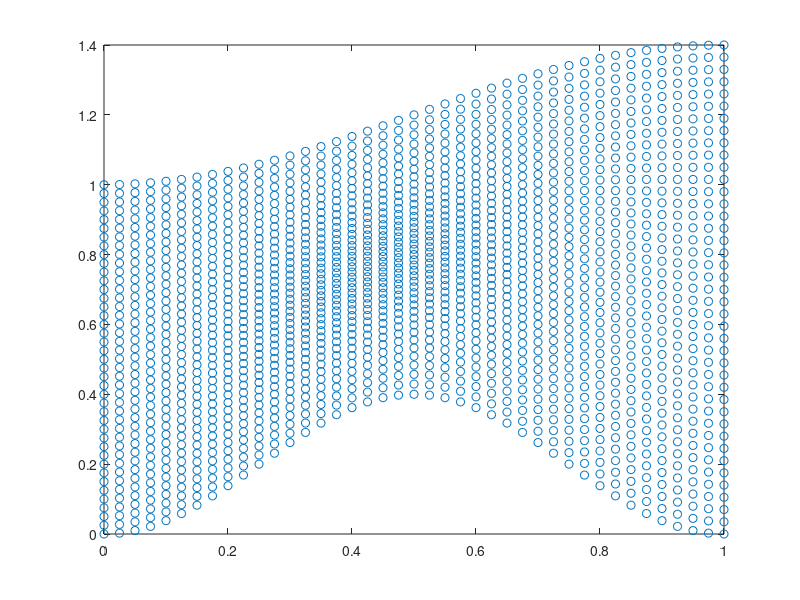

Source code (MATLAB):
% Question 2, MATH-228b HW 1
clear all

xi = linspace(0, 1, 41);
eta = linspace(0, 1, 41);
T = 0.5;

[XI, ETA] = meshgrid(xi, eta);

a1 = @(xi) 2*xi^3 - 3*xi^2 + 1;
a2 = @(xi) 3*xi^2 -2*xi^3;
a3 = @(xi) xi^3 - 2*xi^2 + 1;
a4 = @(xi) xi^3 - xi^2;

b1 = @(eta) 2*eta^3 - 3*eta^2 + 1;
b2 = @(eta) 3*eta^2 -2*eta^3;
b3 = @(eta) eta^3 - 2*eta^2 + 1;
b4 = @(eta) eta^3 - eta^2;

leftx = @(xi,eta) 0;
lefty = @(xi,eta) eta;
rightx = @(xi,eta) 1;
righty = @(xi,eta) 1.4*eta;
bottomx = @(xi,eta) xi;
bottomy = @(xi,eta) (1-cos(2*pi*xi))/5;
topx = @(xi,eta) xi;
topy = @(xi,eta) 1 + (1-cos(pi*xi))/5;

k = 1;
for dxi = linspace(0, 1, 41)
    for deta = linspace(0, 1, 41)
        x(k) = a1(dxi)*leftx(dxi, deta) + a2(dxi)*rightx(dxi, deta) +...
            b1(deta)*bottomx(dxi, deta) + b2(deta)*topx(dxi, deta) - ...
            (a1(dxi)*b1(deta)*leftx(0, 0) + a1(dxi)*b2(deta)*leftx(0, 1) ...
            + a2(dxi)*b1(deta)*rightx(1,0) + a2(dxi)*b2(deta)*rightx(1,1));
        y(k) = a1(dxi)*lefty(dxi, deta) + a2(dxi)*righty(dxi, deta) +...
            b1(deta)*bottomy(dxi, deta) + b2(deta)*topy(dxi, deta) - ...
            (a1(dxi)*b1(deta)*lefty(0, 0) + a1(dxi)*b2(deta)*lefty(0, 1) ...
            + a2(dxi)*b1(deta)*righty(1,0) + a2(dxi)*b2(deta)*righty(1,1));
        k = k + 1;
    end
end

%x = unique(x);
%y = unique(y);
plot(x, y, 'o')




